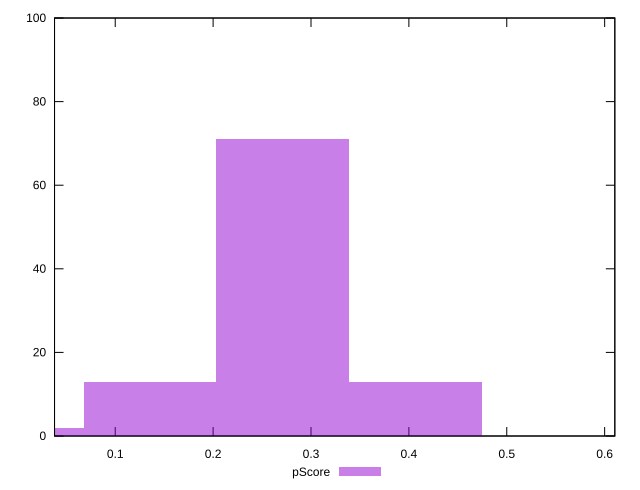

Write gnuplot code to recreate this figure.
reset

$pScore <<EOF
0.13560978945014882 13
0.27121957890029763 71
0.4068293683504465 13
0 2
0.678048947250744 1
EOF

set key outside below
set boxwidth 0.13560978945014882
set xrange [0.03798586860467251:0.6103927324011045]
set yrange [0:100]
set trange [0:100]
set style fill transparent solid 0.5 noborder
set terminal svg size 640, 490 enhanced background rgb 'white'
set output "report_00013_2021-02-09T12-04-24.940Z/largest-contentful-paint/samples/pages+cached+noadtech+nomedia+nocss/pScore/histogram.svg"

plot $pScore title "pScore" with boxes

reset
